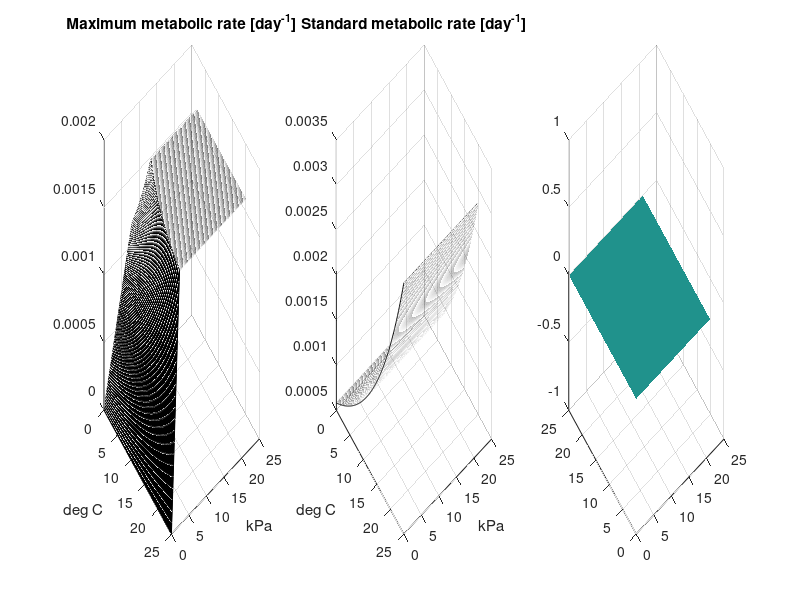

Here is the MATLAB script that generated this plot: (Note: this script raises an error after producing the figure.)
t = 0:0.1:25; % [degree C] temperature
Cw = 0:0.1:21; % [kPa] Oxygen partial pressure in the water
[O,T] = meshgrid(Cw,t); % [kPa - degree C] Mesh with the values of both points at each node


%% For oxygen regulators
Wc = 6.41; % [gC] Weight of the organism in gC
Q10 = 2;
T0 = 6; % [degree C] Temperature at which we calculated t0 and M0
Tmax = 7; % [degree C] Temperature at which we reached the maximum MMR of fish
pcrit = @(t) 4; % [kPa] Pcrit as a function of temperature, constant for now

t0 = 0.0014*Wc^(-0.25); % [day^-1] standard metabolic rate of fish at T0 degrees
m0 = 2*t0; % [day^-1] Maximum metabolic rate of fish at T0 degrees

S = @(t) t0*Q10.^((t-T0)/10); % standard metabolic rate
MMRmax = @(t) min(m0*Q10.^((t-T0)/10), m0*Q10.^((Tmax-T0)/10)) ; % [day^-1] higher bound of maximum metabolic rate at each T
M = @(t,o) min(S(t)./pcrit(t).*o,MMRmax(t));


MMR = M(T,O);
SMR = S(T);
MS = M(T,O) - S(T); % [day^-1] Metabolic scope at each possible point

for k = 1:size(t,2)
    p = min(Cw(MS(k,:)>0)); % min O2 where MS>0
%     pcrit(k) = p; %in case we need it
    if size(p,2)==1 %i.e. if it is not an empty thingy
        [~,index] = min(abs(Cw-p));
        MS(k,1:index) = linspace(-SMR(k),0,index);
    else
        MS(k,:) = -SMR(k);
    end
end



figure
subplot(131)
surf(Cw,t,max(0,MMR),'FaceColor','none')
xlabel('kPa')
ylabel('deg C')
set(gca,'ydir','reverse')
title('Maximum metabolic rate [day^-^1]')
hold on
% surf(Cw,t,zeros(size(Cw,2),size(t,2))','LineStyle','none')
hold off

subplot(132)
surf(Cw,t,SMR,'FaceColor','none')
xlabel('kPa')
ylabel('deg C')
set(gca,'ydir','reverse')
title('Standard metabolic rate [day^-^1]')

subplot(133)
surf(Cw,t,zeros(size(Cw,2),size(t,2))','LineStyle','none')
alpha 0.8
hold on
surf(Cw,t,MS,'FaceColor','none')
xlabel('kPa')
ylabel('deg C')
set(gca,'ydir','reverse')
title('Metabolic scope [day^-^1]')

%% For oxygen conformers

Wc = 4.53*10^-6; % [gC] Weight of the organism in gC
Q10 = 2;
T0 = 15; % [degree C] Temperature at which we calculated t0 and M0
Tmax = 15; % [degree C] Temperature at which we reached the maximum MMR of fish
pmin = 12.6; % [kPa] Pmin - Until which concentration can organisms maintain their standard metabolic rate

t0 = 0.0014*Wc^(-0.25); % [day^-1] standard metabolic rate of fish at T0 degrees
m0 = 2*t0; % [day^-1] Maximum metabolic rate of fish at T0 degrees

S = @(t,o) t0*Q10.^((t-T0)/10).*min(1,o/pmin); % standard metabolic rate
MMRmax = @(t) min(m0*Q10.^((t-T0)/10), m0*Q10.^((Tmax-T0)/10)) ; % [day^-1] higher bound of maximum metabolic rate at each T
M = @(t,o) min(1,o/pmin).*MMRmax(t);


MMR = M(T,O);
SMR = S(T,O);
MS = M(T,O) - S(T,O); % [day^-1] Metabolic scope at each possible point

for k = 1:size(t,2)
    p = min(Cw(MS(k,:)>0)); % min O2 where MS>0
%     pcrit(k) = p; %in case we need it
    if size(p,2)==1 %i.e. if it is not an empty thingy
        [~,index] = min(abs(Cw-p));
        MS(k,1:index) = linspace(-SMR(k),0,index);
    else
        MS(k,:) = -SMR(k);
    end
end



figure
subplot(131)
surf(Cw,t,max(0,MMR),'FaceColor','none')
xlabel('kPa')
ylabel('deg C')
set(gca,'ydir','reverse')
title('Maximum metabolic rate [day^-^1]')
hold on
% surf(Cw,t,zeros(size(Cw,2),size(t,2))','LineStyle','none')
hold off

subplot(132)
surf(Cw,t,SMR,'FaceColor','none')
xlabel('kPa')
ylabel('deg C')
set(gca,'ydir','reverse')
title('Standard metabolic rate [day^-^1]')

subplot(133)
surf(Cw,t,zeros(size(Cw,2),size(t,2))','LineStyle','none')
alpha 0.8
hold on
surf(Cw,t,MS,'FaceColor','none')
xlabel('kPa')
ylabel('deg C')
set(gca,'ydir','reverse')
title('Metabolic scope [day^-^1]')